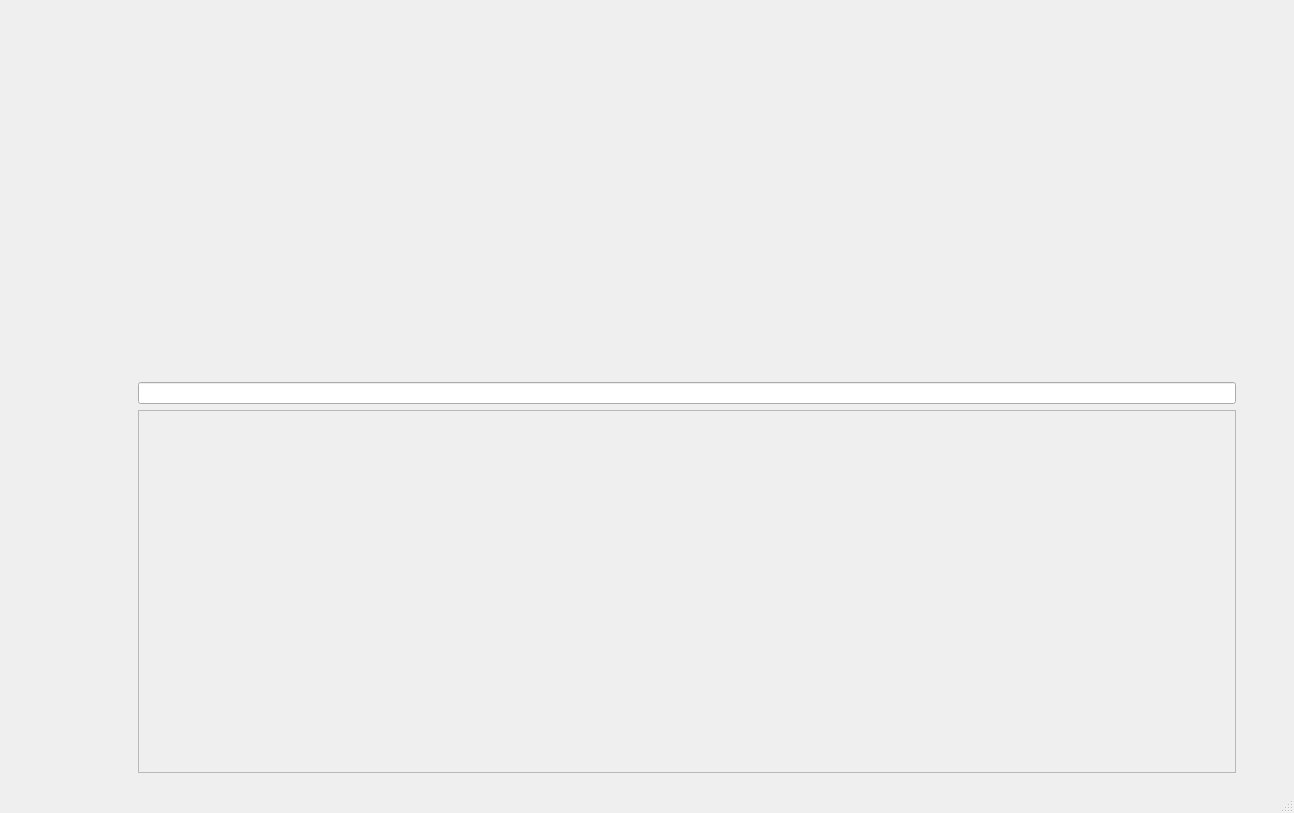
<?xml version="1.0" encoding="UTF-8"?>
<ui version="4.0">
 <class>MainWindow</class>
 <widget class="QMainWindow" name="MainWindow">
  <property name="geometry">
   <rect>
    <x>0</x>
    <y>0</y>
    <width>1294</width>
    <height>813</height>
   </rect>
  </property>
  <property name="windowTitle">
   <string>MainWindow</string>
  </property>
  <property name="styleSheet">
   <string notr="true"/>
  </property>
  <widget class="QWidget" name="centralwidget">
   <layout class="QHBoxLayout" name="horizontalLayout">
    <item>
     <spacer name="horizontalSpacer">
      <property name="orientation">
       <enum>Qt::Horizontal</enum>
      </property>
      <property name="sizeType">
       <enum>QSizePolicy::Preferred</enum>
      </property>
      <property name="sizeHint" stdset="0">
       <size>
        <width>120</width>
        <height>20</height>
       </size>
      </property>
     </spacer>
    </item>
    <item>
     <widget class="QWidget" name="widget" native="true">
      <property name="sizePolicy">
       <sizepolicy hsizetype="Preferred" vsizetype="Preferred">
        <horstretch>1</horstretch>
        <verstretch>0</verstretch>
       </sizepolicy>
      </property>
      <layout class="QVBoxLayout" name="verticalLayout">
       <item>
        <spacer name="verticalSpacer">
         <property name="orientation">
          <enum>Qt::Vertical</enum>
         </property>
         <property name="sizeHint" stdset="0">
          <size>
           <width>20</width>
           <height>250</height>
          </size>
         </property>
        </spacer>
       </item>
       <item>
        <widget class="QLineEdit" name="lineEdit">
         <property name="sizePolicy">
          <sizepolicy hsizetype="Expanding" vsizetype="Fixed">
           <horstretch>0</horstretch>
           <verstretch>1</verstretch>
          </sizepolicy>
         </property>
        </widget>
       </item>
       <item>
        <widget class="QScrollArea" name="scrollArea">
         <property name="styleSheet">
          <string notr="true"/>
         </property>
         <property name="widgetResizable">
          <bool>true</bool>
         </property>
         <widget class="QWidget" name="scrollAreaWidgetContents">
          <property name="enabled">
           <bool>true</bool>
          </property>
          <property name="geometry">
           <rect>
            <x>0</x>
            <y>0</y>
            <width>1084</width>
            <height>335</height>
           </rect>
          </property>
          <property name="sizePolicy">
           <sizepolicy hsizetype="Preferred" vsizetype="Expanding">
            <horstretch>0</horstretch>
            <verstretch>0</verstretch>
           </sizepolicy>
          </property>
          <property name="autoFillBackground">
           <bool>true</bool>
          </property>
         </widget>
        </widget>
       </item>
      </layout>
     </widget>
    </item>
    <item>
     <spacer name="horizontalSpacer_2">
      <property name="orientation">
       <enum>Qt::Horizontal</enum>
      </property>
      <property name="sizeType">
       <enum>QSizePolicy::Maximum</enum>
      </property>
      <property name="sizeHint" stdset="0">
       <size>
        <width>40</width>
        <height>20</height>
       </size>
      </property>
     </spacer>
    </item>
   </layout>
  </widget>
  <widget class="QMenuBar" name="menubar">
   <property name="geometry">
    <rect>
     <x>0</x>
     <y>0</y>
     <width>1294</width>
     <height>29</height>
    </rect>
   </property>
  </widget>
  <widget class="QStatusBar" name="statusbar"/>
 </widget>
 <resources/>
 <connections/>
</ui>
